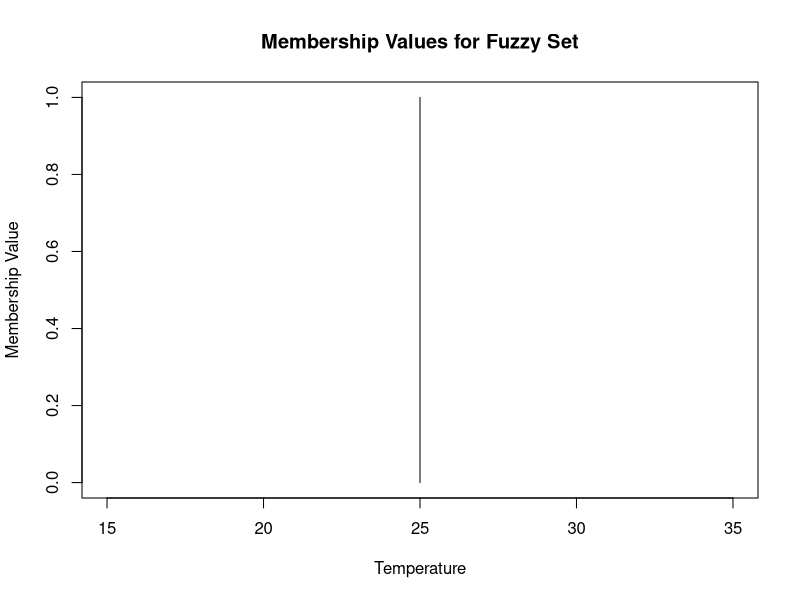

Reproduce this figure in R.
# Create a fuzzy set
temperature <- c(0, 20, 30, 40)

# Create membership functions for the fuzzy set
low <- function(x) {min(x, 20) / 20}
medium <- function(x) {max(0, min(x - 20, 10)) / 10}
high <- function(x) {max(0, x - 30) / 10}

# Get the membership value of a specific input
temperature_value <- 25

low_membership <- low(temperature_value)
medium_membership <- medium(temperature_value)
high_membership <- high(temperature_value)

# Print the membership values
print(low_membership)
print(medium_membership)
print(high_membership)

# Create a data frame of membership values
membership_df <- data.frame(
  membership = c(low_membership, medium_membership, high_membership),
  temperature = c(temperature_value, temperature_value, temperature_value),
  set = c("Low", "Medium", "High")
)

# Plot a line chart of the membership values
plot(membership_df$temperature, membership_df$membership, type = "l",
     main = "Membership Values for Fuzzy Set",
     xlab = "Temperature", ylab = "Membership Value")